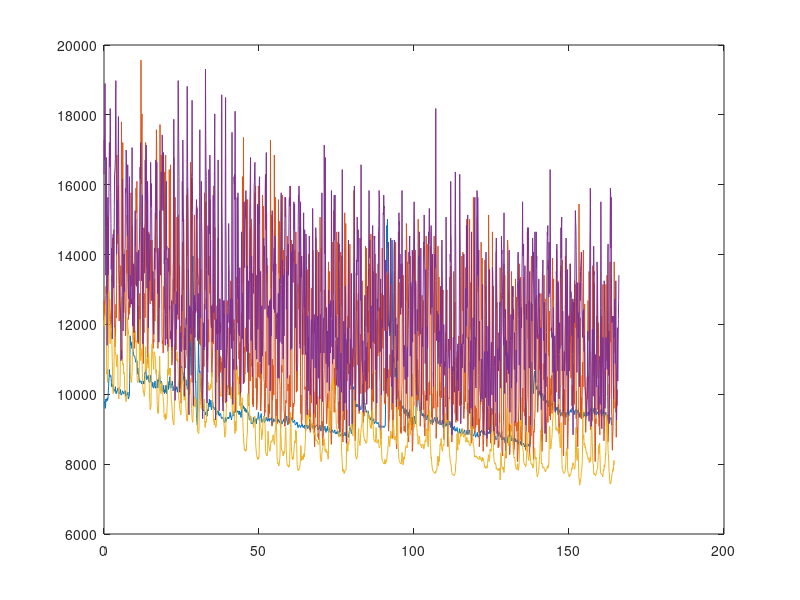

Write the MATLAB code that produced this figure. (Note: this script raises an error after producing the figure.)
%% Computational Intelligence Project 2016 -
%  Main script file.
%
%  authors: Paolo Sassi - Matteo Rotundo
%
% Clear the workspace and close all the windows.
clearvars;
close all;
% Load the dataset
load('data.mat');

%% We make a preliminary check on the data by drawing some plots.

% At first we plot the different activities by the first sensor on the
% first volunteer.

plot(data{1,1}(:,4),data{1,1}(:,1));
hold on;
plot(data{2,1}(:,4),data{2,1}(:,1));
plot(data{3,1}(:,4),data{3,1}(:,1));
plot(data{4,1}(:,4),data{4,1}(:,1));
hold off;

%% Separate Data (each sensor is considered as an indipendent dataset)
% We divide the data by putting each sensor output for each volunteer in a
% different matrix, and we get rid of the time column.

global sensor;
global timestamps;

sensor = cell(3,3);
timestamps = cell(3,1);

% Time interval: 162 seconds.
for i=1:4
    for j=1:10
        sensor{1,1} = [sensor{1,1} data{i,j}(:,1)];
        sensor{1,2} = [sensor{1,2} data{i,j}(:,2)];
        sensor{1,3} = [sensor{1,3} data{i,j}(:,3)];
        timestamps{1} = [timestamps{1} data{i,j}(:,4)];
    end;
end;

% Time interval: 82 seconds.
for i=1:4
    for j=1:10
        sensor{2,1} = [sensor{2,1} data{i,j}(1:1000,1) ...
                       data{i,j}(1001:2000,1)];
        sensor{2,2} = [sensor{2,2} data{i,j}(1:1000,2) ...
                       data{i,j}(1001:2000,2)];
        sensor{2,3} = [sensor{2,3} data{i,j}(1:1000,3) ...
                       data{i,j}(1001:2000,3)];
        timestamps{2} = [timestamps{2} data{i,j}(1:1000,4) ...
                         data{i,j}(1001:2000,4)-data{i,j}(1001,4)];
    end;
end;

% Time interval: 41 seconds.
for i=1:4
    for j=1:10
        sensor{3,1} = [sensor{3,1} data{i,j}(1:500,1) ...
                       data{i,j}(501:1000,1) data{i,j}(1001:1500,1) ...
                       data{i,j}(1501:2000,1)];
        sensor{3,2} = [sensor{3,2} data{i,j}(1:500,2) ...
                       data{i,j}(501:1000,2) data{i,j}(1001:1500,2) ...
                       data{i,j}(1501:2000,2)];
        sensor{3,3} = [sensor{3,3} data{i,j}(1:500,3) ...
                       data{i,j}(501:1000,3) data{i,j}(1001:1500,3) ...
                       data{i,j}(1501:2000,3)];
        timestamps{3} = [timestamps{3} data{i,j}(1:500,4) ...
                         data{i,j}(501:1000,4)-data{i,j}(501,4) ...
                         data{i,j}(1001:1500,4)-data{i,j}(1001,4) ...
                         data{i,j}(1501:2000,4)-data{i,j}(1501,4)];
    end;
end;

% The data has been stored ordering first the volunteer and then the
% activity.

%% Features extraction
% ----Variance----

feat_variance = cell(3,3);

for k=1:3
    for i=1:3
        for j=1:20*2^k
            feat_variance{k,i} = [feat_variance{k,i} var(sensor{k,i}(:,j))];
        end;
    end;
end;

% ----Mean Value----

feat_mean = cell(3,3);

for k=1:3
    for i=1:3
        for j=1:20*2^k
            feat_mean{k,i} = [feat_mean{k,i} mean(sensor{k,i}(:,j))];
        end;
    end;
end;

% ----Mid-crossing----
% The function midcross stores the time instants in which the signals
% crosses the 50% reference level. We compute the difference of such time
% instants to discover the interval from a crossing to the next one.
% Finally we compute the variance on that intervals and we use that as
% feature.
% For the moment we skip the signals from the first activity of the first
% volunteer beacuse the timestamps are messed up.
feat_midcross = cell(3,3);

for k=1:3
    for i=1:3
        for j=1:20*2^k
            if (j==2^k)
                feat_midcross{k,i} = [feat_midcross{k,i} NaN];
            else
                feat_midcross{k,i} = [feat_midcross{k,i} ...
                    var(diff(midcross(sensor{k,i}(:,j), ...
                    timestamps{k}(:,j))))];
            end;
        end;
    end;
end;

% Replace NaNs with the mean value.

midcross_sub = cell(1,4);

% Compute the mean of the numeric values.
for k=1:3
    for i=1:3
        for j=1:4
            midcross_sub{j} = feat_midcross{k,i}((5*2^k)*(j-1)+1:(5*2^k)*j);
            notNaN = midcross_sub{j}(~isnan(midcross_sub{j}));
            notNaN_mean = mean(notNaN);
            midcross_sub{j}(isnan(midcross_sub{j})) = notNaN_mean;
            % Substitute all the NaNs with the mean value.
            feat_midcross{k,i}((5*2^k)*(j-1)+1:(5*2^k)*j) = midcross_sub{j};
        end;
    end;
end;

% ----Similarity of Signals patterns----
% In practice, we compare the first half of the signal with the second half
% and we take the distance between them.

feat_dtw = cell(3,3);

for k=1:3
    for i=1:3
        for j=1:20*2^k
            feat_dtw{k,i} = [feat_dtw{k,i} dtw(sensor{k,i}(1:1000/2^(k-1),j),...
                sensor{k,i}(1000/2^(k-1)+1:2000/2^(k-1),j))];
        end;
    end;
end;

%% Build the target vectors for the sensors.
% The target vectors will be the same for all sensors. We have 4 possible
% activites, so each target vector will be a four elements vector in which
% just the element corresponding to the activity will be 1.
% The activity are ordered as:
% 1 - supine position;
% 2 - walking;
% 3 - dorsiflexion standing;
% 4 - stairs climbing.

global pat_targets;

pat_targets = cell(3,1);

for k=1:3
    pat_targets{k} = [ones(1,5*2^k) zeros(1,5*2^k) zeros(1,5*2^k) ...
                      zeros(1,5*2^k);
                      zeros(1,5*2^k) ones(1,5*2^k) zeros(1,5*2^k) ...
                      zeros(1,5*2^k);
                      zeros(1,5*2^k) zeros(1,5*2^k) ones(1,5*2^k) ...
                      zeros(1,5*2^k);
                      zeros(1,5*2^k) zeros(1,5*2^k) zeros(1,5*2^k) ...
                      ones(1,5*2^k)];
end;


           
%% Just try to train a patternet.

global pat_net;

pat_net = cell(3,1);

for k=1:3
    pat_net{k} = patternnet(10);
    pat_net{k}.divideParam.trainRatio = 70/100;
    pat_net{k}.divideParam.valRatio = 15/100;
    pat_net{k}.divideParam.testRatio = 15/100;

    net_in = cell(1,3);

    net_in{1} = [feat_dtw{k,1};
                feat_midcross{k,1};
                feat_variance{k,1}
                feat_mean{k,1}];
    net_in{2} = [feat_dtw{k,2};
                feat_midcross{k,2};
                feat_variance{k,2}
                feat_mean{k,2}];
    net_in{3} = [feat_dtw{k,3};
                feat_midcross{k,3};
                feat_variance{k,3}
                feat_mean{k,3}];
 
    pat_net{k} = train(pat_net{k},net_in{3},pat_targets{k});

end;

%% We select 4 clusters from the dataset and we use them as features.

[idx, clust_c] = kmeans(sensor1', 4);
%% Setup the GA for the features selection
% For the moment we consider just the sensor1 dataset. For this first try
% we consider the sensor output on a specific volunteer as a feature, so we
% want to find the best sensor outputs by selecting one for each possible
% activity. In other words, we will obtain the four indicies which
% represents the columns in the sensor dataset.

pat_net = patternnet(10);
pat_net.divideParam.trainRatio = 70/100;
pat_net.divideParam.valRatio = 15/100;
pat_net.divideParam.testRatio = 15/100;

fitnessFcn = @pattern_fitness;
nvar = 98;

options = gaoptimset;
options = gaoptimset(options,'TolFun', 1e-8, 'Generations', 300, ...
    'PlotFcns', @gaplotbestf);

[x, fval] = ga(fitnessFcn, nvar, [], [], [], [], [1; 1; 1; 1], ...
    [2000; 2000; 2000; 2000], [], [1 2 3 4], options);
